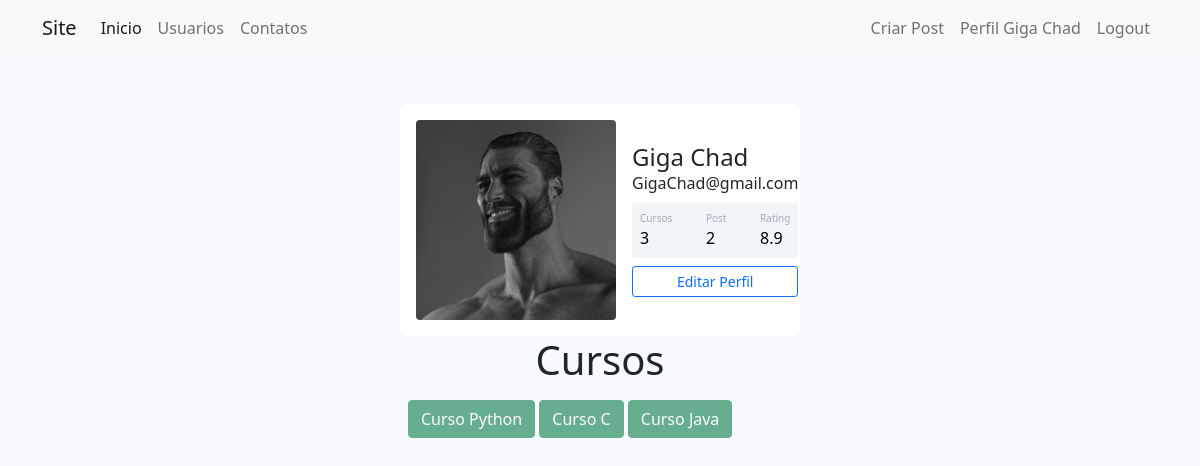
The page /perfil (signed in) on the database its author committed.
### comunidade/models.py (models this page shows, shortened)
class Usuario(database.Model, UserMixin):
    id = database.Column(database.Integer, primary_key=True)
    username = database.Column(database.String(20), unique=True, nullable=False)
    email = database.Column(database.String(50), unique=True, nullable=False)
    senha = database.Column(database.String, nullable=False)
    foto_perfil = database.Column(database.String, nullable=False, default='default.jpg')
    posts = database.relationship('Post', backref='autor', lazy=True)
    cursos = database.Column(database.String, nullable=False, default='Não Informado')
    def contar_posts(self):
        return len(self.posts)

### comunidade/routes.py (the view)
@app.route('/perfil', endpoint='perfil')
@login_required
def perfil():
    foto_perfil = url_for('static', filename='fotos_perfil/' + current_user.foto_perfil)
    return render_template('perfil.html', foto_perfil=foto_perfil)

### comunidade/models.py (called while the page is built)
@login_manager.user_loader
def load_user(user_id):
    return Usuario.query.get(int(user_id))

### comunidade/templates/perfil.html (shortened to what this page needs)
{% extends 'base.html' %}
{% block body %}
    <div class="container mt-5 d-flex justify-content-center">
        <div class="card p-3">
            <div class="d-flex align-items-center">
                <div class="image me-3">
                    <img src="{{ foto_perfil }}"
                         class="rounded" width="200">
                </div>
                <div class="ml-3 w-100">
                    <h4 class="mb-0 mt-0">{{ current_user.username }}</h4>
                    <span>{{ current_user.email }}</span>
                    <div class="p-2 mt-2 bg-primary d-flex justify-content-between rounded text-white stats">
                        <div class="d-flex flex-column">
                            {% if not 'Não Informado' in current_user.cursos or current_user.cursos == '' %}
                                <span class="articles">Cursos</span>
                                <span class="number1">{{ current_user.cursos.count(';') + 1 }}</span>
                            {% else %}
                                <span class="articles">Cursos</span>
                                <span class="number1">0</span>
                            {% endif %}
                        </div>
                        <div class="d-flex flex-column">
                            <span class="followers">Post</span>
                            <span class="number2">{{ current_user.contar_posts() }}</span>
                        </div>
                        <div class="d-flex flex-column">
                            <span class="rating">Rating</span>
                            <span class="number3">8.9</span>
                        </div>
                    </div>
                    <div class="button mt-2 d-flex flex-row align-items-center">
                        <a class="w-100" href="{{ url_for('perfil_editar') }}">
                            <button class="btn btn-sm btn-outline-primary w-100">Editar Perfil</button>
                        </a>
                    </div>
                </div>
            </div>
        </div>
    </div>
    <div class="row justify-content-center">
        <h1 class="text-center">Cursos</h1>
        <div class="col-md-4">
            {% for curso in current_user.cursos.split(';') %}
                <button type="button" class="btn btn-success mt-2" disabled>{{ curso }}</button>
            {% endfor %}
        </div>
    </div>
{% endblock %}

### comunidade/templates/navbar.html (shortened to what this page needs)
<nav class="navbar navbar-expand-lg navbar-light bg-light">
    <div class="container-fluid container">
        <a class="navbar-brand" href="">Site</a>
        <div class="collapse navbar-collapse" id="navbarSupportedContent">
            <ul class="navbar-nav me-auto mb-2 mb-lg-0">
                <li class="nav-item">
                    <a class="nav-link active" aria-current="page" href="{{ url_for('home') }}">Inicio</a>
                </li>
                <li class="nav-item">
                    <a class="nav-link" href="{{ url_for('usuarios') }}">Usuarios</a>
                </li>
                <li class="nav-item">
                    <a class="nav-link" href="{{ url_for('contatos') }}">Contatos</a>
                </li>
            </ul>
            <ul class="d-flex navbar-nav">
                {% if not current_user.is_authenticated %}
                    <li class="nav-item">
                        <a class="nav-link" href="{{ url_for('login') }}">Login</a>
                    </li>
                    <li class="nav-item">
                        <a class="nav-link" href="{{ url_for('login') }}">Criar Conta</a>
                    </li>
                {% else %}
                    <li class="nav-item">
                        <a class="nav-link" href="{{ url_for('post_create') }}">Criar Post</a>
                    </li>
                    <li class="nav-item">
                        <a class="nav-link" href="{{ url_for('perfil') }}">Perfil {{ current_user.username }}</a>
                    </li>
                    <li class="nav-item">
                        <a class="nav-link" href="{{ url_for('sair') }}">Logout</a>
                    </li>
                {% endif %}
            </ul>
        </div>
    </div>
</nav>

### comunidade/static/css/style.css (style rules this page uses)
body { background-color: ghostwhite; border-radius: 10px; }
.card { width: 400px; border: none; border-radius: 10px; background-color: #fff; }
.stats { background: #f2f5f8 !important; color: #000 !important; }
.articles { font-size:10px; color: #a1aab9; }
.number1 { font-weight:500; }
.followers { font-size:10px; color: #a1aab9; }
.number2 { font-weight:500; }
.rating { font-size:10px; color: #a1aab9; }
.number3 { font-weight:500; }

### rows shown on the page
Usuario: username "Giga Chad", email "GigaChad@gmail.com", cursos "3"

### other values the page prints
{{ current_user.contar_posts() }} "2"
{{ curso }} "Curso Python" "Curso C" "Curso Java"
